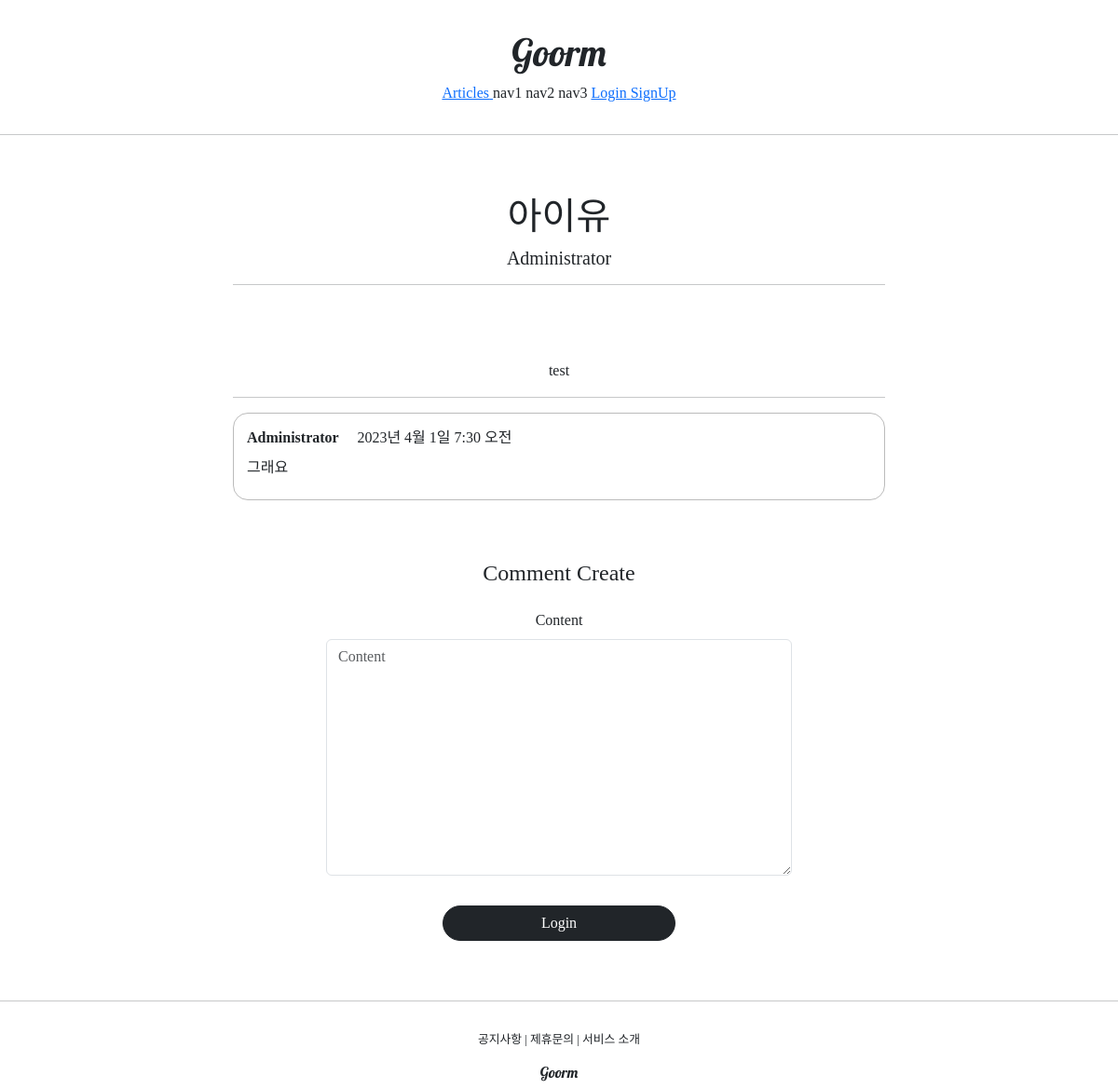
The page /articles/detail/4 on the database its author committed.
### articleapp/models.py (models this page shows)
class Article(models.Model):
    writer = models.ForeignKey(User, on_delete=models.SET_NULL, related_name='article', null=True)
    title = models.CharField(max_length=200, null=True)
    image = models.ImageField(upload_to='article/', null=False)
    content = models.TextField(null=True)
    created_at = models.DateField(auto_now_add=True, null=True)

### profileapp/models.py (models this page shows)
class Profile(models.Model):
    user = models.OneToOneField(User, on_delete=models.CASCADE, related_name='profile')
    image = models.ImageField(upload_to='profile/', null=True)
    nickname = models.CharField(max_length=20, unique=True, null=True)
    message = models.CharField(max_length=100, null=True)

### commentapp/models.py (models this page shows)
class Comment(models.Model):
    article = models.ForeignKey(Article, on_delete=models.SET_NULL, null=True, related_name='comment')
    writer = models.ForeignKey(User, on_delete=models.SET_NULL, null=True, related_name='comment')
    content = models.TextField(null=False)
    created_at = models.DateTimeField(auto_now=True)

### articleapp/views.py (the view)
# urls.py: path('detail/<int:pk>', ArticleDetailView.as_view(), name='detail'),
class ArticleDetailView(DetailView, FormMixin):
    model = Article
    form_class = CommentCreationForm
    context_object_name = 'target_article'
    template_name = 'articleapp/detail.html'

### commentapp/forms.py
class CommentCreationForm(ModelForm):
    class Meta:
        model = Comment
        fields = ['content']

### articleapp/templates/articleapp/detail.html (shortened to what this page needs)
{% extends 'base.html' %}
{% block content %}
  <div>
      <div style="text-align: center; max-width: 700px; margin: 4rem auto;">
        <h1>
          {{ target_article.title }}
        </h1>
        <h5>
          {{ target_article.writer.profile.nickname }}
        </h5>
        <hr>
        <p>
          {{ target_article.content }}
        </p>
        <hr>
        {% for comment in target_article.comment.all %}
          {% include 'commentapp/detail.html' with comment=comment %}
        {% endfor %}
        {% include 'commentapp/create.html' with article=target_article %}
      </div>
  </div>
{% endblock %}

### commentapp/templates/commentapp/detail.html (shortened to what this page needs)
<div style="border: 1px solid; text-align: left; padding: 2%; margin: .5rem 0; border-radius: 1rem; border-color: #bbb">
    <div>
        <strong>
            {{ comment.writer.profile.nickname }}
        </strong>
        {{ comment.created_at }}
    </div>
    <div style="margin: .5rem 0">
        {{ comment.content }}
    </div>
</div>

### rows shown on the page
Article: title "아이유", writer.profile.nickname "Administrator", content "test"
Comment: writer.profile.nickname "Administrator", created_at "2023년 4월 1일 7:30 오전", content "그래요"
